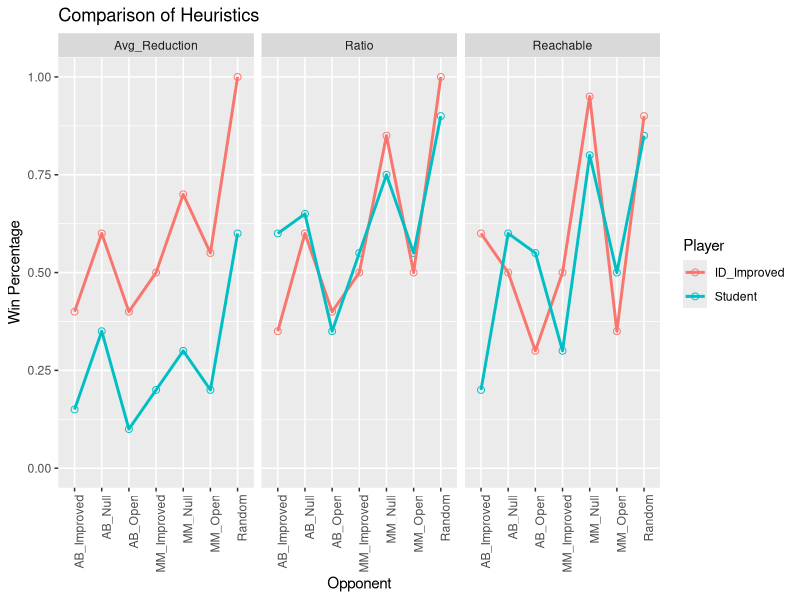

The R source for this figure:
## ---- chunk 1
knitr::opts_chunk$set(cache = FALSE)
## ---- chunk 2
library(ggplot2)
## ---- chunk 3
df <- data.frame(Heuristic = character(),
                 Player = character(), 
                 Opponent = character(), 
                 Wins = numeric(),
                 Losses = numeric(),
                 stringsAsFactors = TRUE)

df <- rbind(df, data.frame(Heuristic="Ratio",Player="ID_Improved",Opponent="Random",Wins=20,Losses=0))
df <- rbind(df, data.frame(Heuristic="Ratio",Player="ID_Improved",Opponent="MM_Null",Wins=17,Losses=3))
df <- rbind(df, data.frame(Heuristic="Ratio",Player="ID_Improved",Opponent="MM_Open",Wins=10,Losses=10))
df <- rbind(df, data.frame(Heuristic="Ratio",Player="ID_Improved",Opponent="MM_Improved",Wins=10,Losses=10))
df <- rbind(df, data.frame(Heuristic="Ratio",Player="ID_Improved",Opponent="AB_Null",Wins=12,Losses=8))
df <- rbind(df, data.frame(Heuristic="Ratio",Player="ID_Improved",Opponent="AB_Open",Wins=8,Losses=12))
df <- rbind(df, data.frame(Heuristic="Ratio",Player="ID_Improved",Opponent="AB_Improved",Wins=7,Losses=13))

df <- rbind(df, data.frame(Heuristic="Ratio",Player="Student",Opponent="Random",Wins=18,Losses=2))
df <- rbind(df, data.frame(Heuristic="Ratio",Player="Student",Opponent="MM_Null",Wins=15,Losses=5))
df <- rbind(df, data.frame(Heuristic="Ratio",Player="Student",Opponent="MM_Open",Wins=11,Losses=9))
df <- rbind(df, data.frame(Heuristic="Ratio",Player="Student",Opponent="MM_Improved",Wins=11,Losses=9))
df <- rbind(df, data.frame(Heuristic="Ratio",Player="Student",Opponent="AB_Null",Wins=13,Losses=7))
df <- rbind(df, data.frame(Heuristic="Ratio",Player="Student",Opponent="AB_Open",Wins=7,Losses=13))
df <- rbind(df, data.frame(Heuristic="Ratio",Player="Student",Opponent="AB_Improved",Wins=12,Losses=8))

df <- rbind(df, data.frame(Heuristic="Avg_Reduction",Player="ID_Improved",Opponent="Random",Wins=20,Losses=0))
df <- rbind(df, data.frame(Heuristic="Avg_Reduction",Player="ID_Improved",Opponent="MM_Null",Wins=14,Losses=6))
df <- rbind(df, data.frame(Heuristic="Avg_Reduction",Player="ID_Improved",Opponent="MM_Open",Wins=11,Losses=9))
df <- rbind(df, data.frame(Heuristic="Avg_Reduction",Player="ID_Improved",Opponent="MM_Improved",Wins=10,Losses=10))
df <- rbind(df, data.frame(Heuristic="Avg_Reduction",Player="ID_Improved",Opponent="AB_Null",Wins=12,Losses=8))
df <- rbind(df, data.frame(Heuristic="Avg_Reduction",Player="ID_Improved",Opponent="AB_Open",Wins=8,Losses=12))
df <- rbind(df, data.frame(Heuristic="Avg_Reduction",Player="ID_Improved",Opponent="AB_Improved",Wins=8,Losses=12))

df <- rbind(df, data.frame(Heuristic="Avg_Reduction",Player="Student",Opponent="Random",Wins=12,Losses=8))
df <- rbind(df, data.frame(Heuristic="Avg_Reduction",Player="Student",Opponent="MM_Null",Wins=6,Losses=14))
df <- rbind(df, data.frame(Heuristic="Avg_Reduction",Player="Student",Opponent="MM_Open",Wins=4,Losses=16))
df <- rbind(df, data.frame(Heuristic="Avg_Reduction",Player="Student",Opponent="MM_Improved",Wins=4,Losses=16))
df <- rbind(df, data.frame(Heuristic="Avg_Reduction",Player="Student",Opponent="AB_Null",Wins=7,Losses=13))
df <- rbind(df, data.frame(Heuristic="Avg_Reduction",Player="Student",Opponent="AB_Open",Wins=2,Losses=18))
df <- rbind(df, data.frame(Heuristic="Avg_Reduction",Player="Student",Opponent="AB_Improved",Wins=3,Losses=17))

df <- rbind(df, data.frame(Heuristic="Reachable",Player="ID_Improved",Opponent="Random",Wins=18,Losses=2))
df <- rbind(df, data.frame(Heuristic="Reachable",Player="ID_Improved",Opponent="MM_Null",Wins=19,Losses=1))
df <- rbind(df, data.frame(Heuristic="Reachable",Player="ID_Improved",Opponent="MM_Open",Wins=7,Losses=13))
df <- rbind(df, data.frame(Heuristic="Reachable",Player="ID_Improved",Opponent="MM_Improved",Wins=10,Losses=10))
df <- rbind(df, data.frame(Heuristic="Reachable",Player="ID_Improved",Opponent="AB_Null",Wins=10,Losses=10))
df <- rbind(df, data.frame(Heuristic="Reachable",Player="ID_Improved",Opponent="AB_Open",Wins=6,Losses=14))
df <- rbind(df, data.frame(Heuristic="Reachable",Player="ID_Improved",Opponent="AB_Improved",Wins=12,Losses=8))

df <- rbind(df, data.frame(Heuristic="Reachable",Player="Student",Opponent="Random",Wins=17,Losses=3))
df <- rbind(df, data.frame(Heuristic="Reachable",Player="Student",Opponent="MM_Null",Wins=16,Losses=4))
df <- rbind(df, data.frame(Heuristic="Reachable",Player="Student",Opponent="MM_Open",Wins=10,Losses=10))
df <- rbind(df, data.frame(Heuristic="Reachable",Player="Student",Opponent="MM_Improved",Wins=6,Losses=14))
df <- rbind(df, data.frame(Heuristic="Reachable",Player="Student",Opponent="AB_Null",Wins=12,Losses=8))
df <- rbind(df, data.frame(Heuristic="Reachable",Player="Student",Opponent="AB_Open",Wins=11,Losses=9))
df <- rbind(df, data.frame(Heuristic="Reachable",Player="Student",Opponent="AB_Improved",Wins=4,Losses=16))

## ---- chunk 4
df["WinPercent"] <- df["Wins"]/(df["Wins"]+df["Losses"])
plot <- ggplot(df, aes(x = Opponent, y = WinPercent, group = Player, col = Player)) + 
  geom_point(size = 2, shape = 21) + 
  geom_line(linetype = "solid", size = 1) + 
  facet_grid(. ~ Heuristic) +
  ylim(0, 1) +
  ylab("Win Percentage") +
  ggtitle("Comparison of Heuristics") +
  theme(axis.text.x = element_text(angle = 90, hjust = 1))
plot
